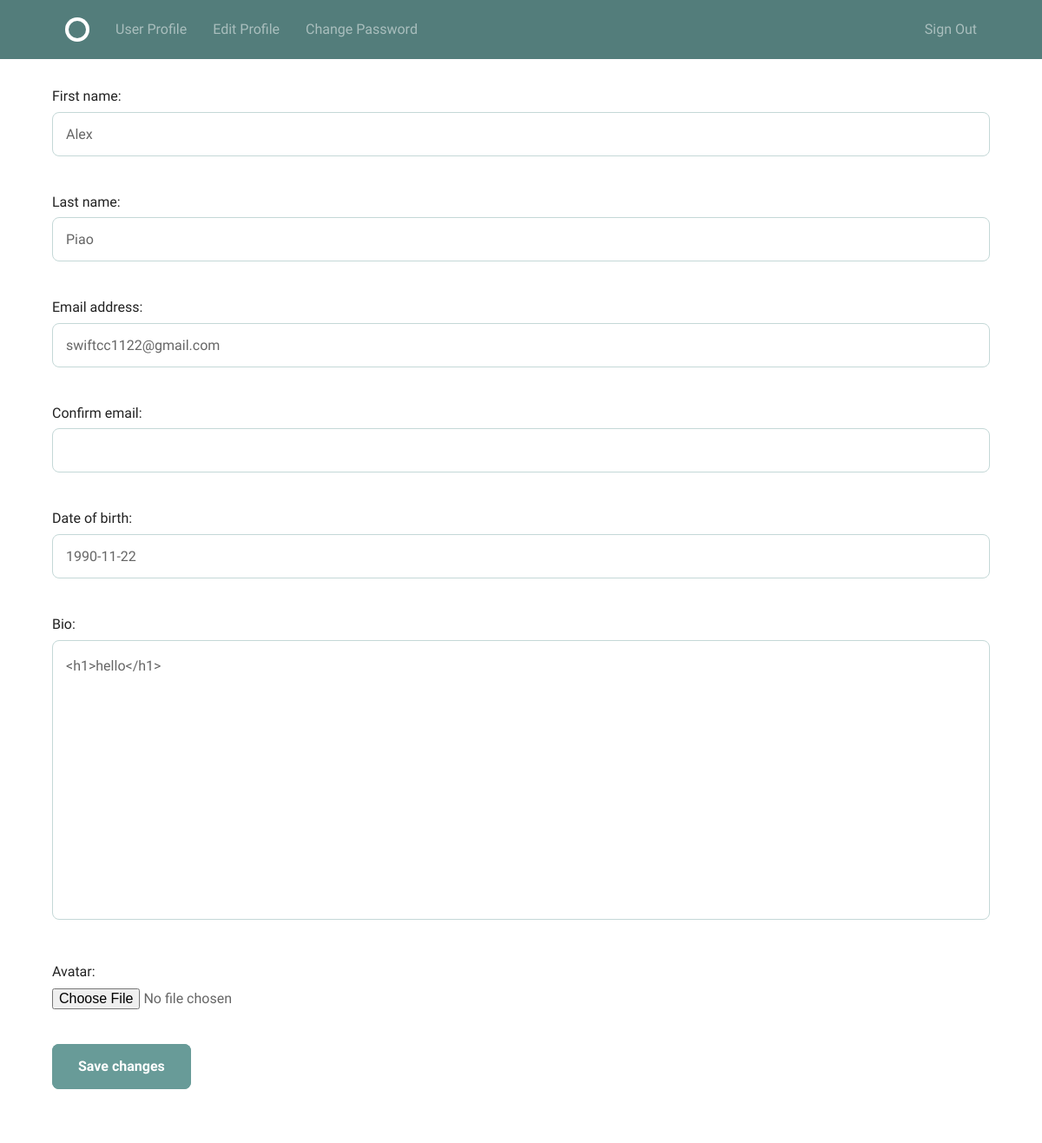
Before: /accounts/profile/edit (signed in) with the older database file.
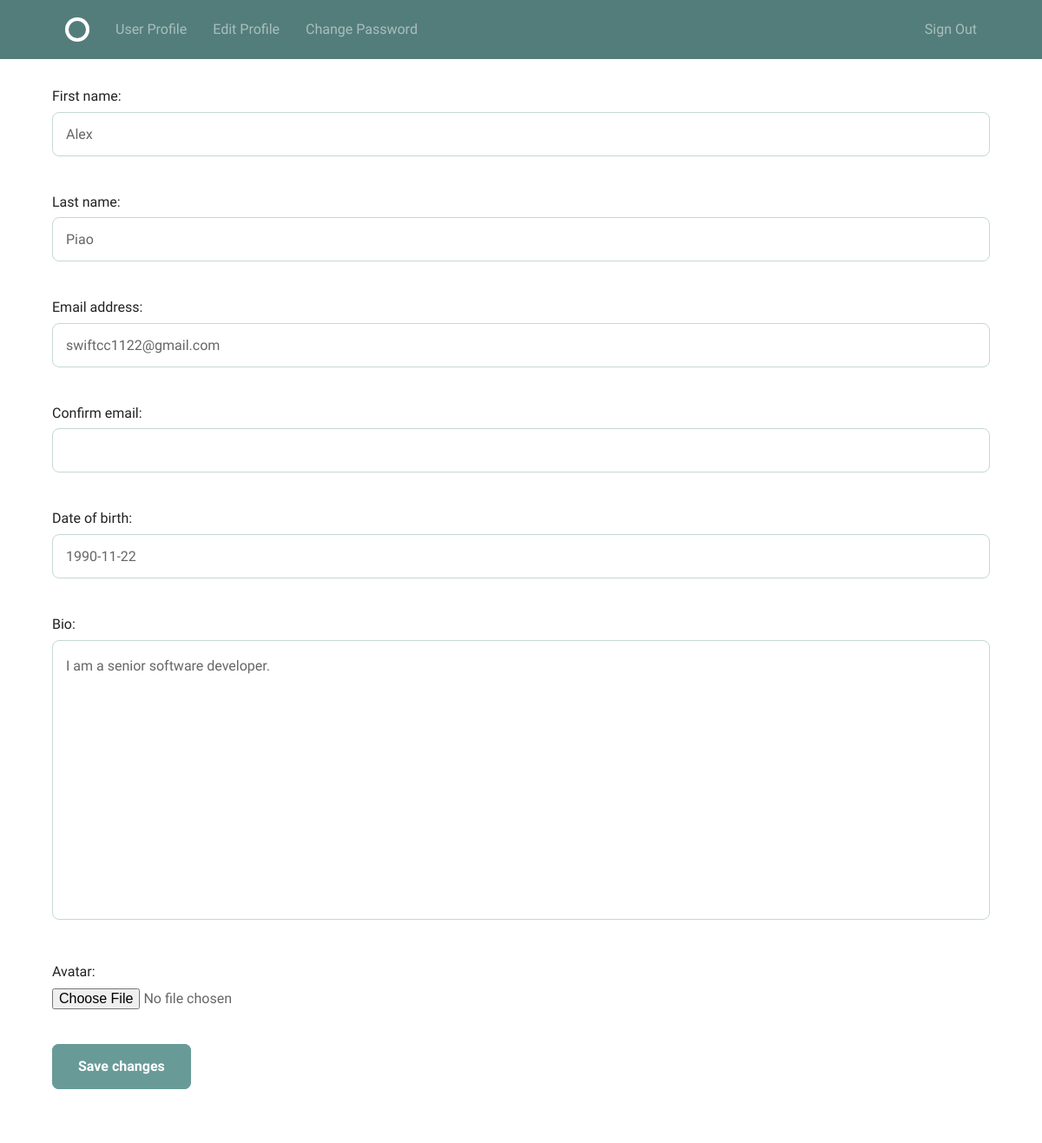
After: the same page with the newer database file.
### accounts/models.py (models this page shows, shortened)
class Profile(models.Model):
    user = models.OneToOneField(User, on_delete=models.CASCADE)
    bio = models.TextField(max_length=500, blank=True)
    date_of_birth = models.DateField(null=True, blank=True)
    avatar = models.ImageField(upload_to='avatars/', blank=True)

### accounts/views.py (the view)
# urls.py: url(r'profile/edit$', views.edit_profile, name='edit_profile'),
@login_required
@transaction.atomic
def edit_profile(request):
    if request.method == 'POST':
        user_form = UserForm(request.POST, instance=request.user)
        profile_form = ProfileForm(request.POST, request.FILES, instance=request.user.profile)
        if user_form.is_valid() and profile_form.is_valid():
            user_form.save()
            profile_form.save()
            messages.success(request, _('Your profile was successfully updated!'))
            return redirect('accounts:show_profile')
        else:
            messages.error(request, _('Please correct the error below.'))
    else:
        user_form = UserForm(instance=request.user)
        profile_form = ProfileForm(instance=request.user.profile)
    return render(request, 'accounts/edit_profile.html', {
        'user_form': user_form,
        'profile_form': profile_form
    })

### accounts/forms.py (shortened to what this page needs)
class UserForm(forms.ModelForm):
    class Meta:
        model = User
        fields = ('first_name', 'last_name', 'email')
    confirm_email = forms.EmailField()

class ProfileForm(forms.ModelForm):
    class Meta:
        model = Profile
        fields = ('date_of_birth', 'bio', 'avatar')

### accounts/templates/accounts/edit_profile.html (shortened to what this page needs)
{% extends "layout.html" %}
{% block body %}
<form method="post" action="{% url 'accounts:edit_profile' %}" enctype="multipart/form-data">
  {{ user_form.as_p }}
  {{ profile_form.as_p }}
  <button type="submit" class="button-primary">Save changes</button>
</form>
{% endblock %}

### templates/layout.html (shortened to what this page needs)
{% load static from staticfiles %}
<!DOCTYPE html>
<html lang="en">
<head>
    <link rel="stylesheet" href="{% static "css/global.css" %}">
</head>
<body>
<header class="circle--header">
    <div class="bounds">
        <div class="circle--fluid">
            <div class="circle--fluid--cell">
                <h1 class="hide-text circle--logo"><a class="logo"
                                                      href="{% url 'home' %}">Circle</a>
                </h1>
            </div>
            <div class="circle--fluid--cell circle--fluid--primary">
                <nav>
                    <ul class="circle--inline">
                        {% if user.is_authenticated %}
                            <li><a href="{% url 'accounts:show_profile' %}">User Profile</a></li>
                            <li><a href="{% url 'accounts:edit_profile' %}">Edit Profile</a></li>
                            <li><a href="{% url 'accounts:change_password' %}">Change Password</a></li>
                        {% endif %}
                    </ul>
                </nav>
            </div>
            <div class="circle--fluid--cell circle--fluid--secondary">
                <nav>
                    <ul class="circle--inline">
                        {% if not user.is_authenticated %}
                            <li><a href="{% url 'accounts:sign_up' %}">Sign Up</a></li>
                            <li><a href="{% url 'accounts:sign_in' %}">Sign
                                In</a></li>
                        {% else %}
                            <li><a href="{% url 'accounts:sign_out' %}">Sign Out</a></li>
                        {% endif %}
                    </ul>
                </nav>
            </div>
        </div>
    </div>
</header>
<div class="bounds circle--page">
    {% block body %}{% endblock %}
</div>
</body>
</html>

Changed rows visible on the page:
changed Profile: bio "<h1>hello</h1>" → "I am a senior software developer."
